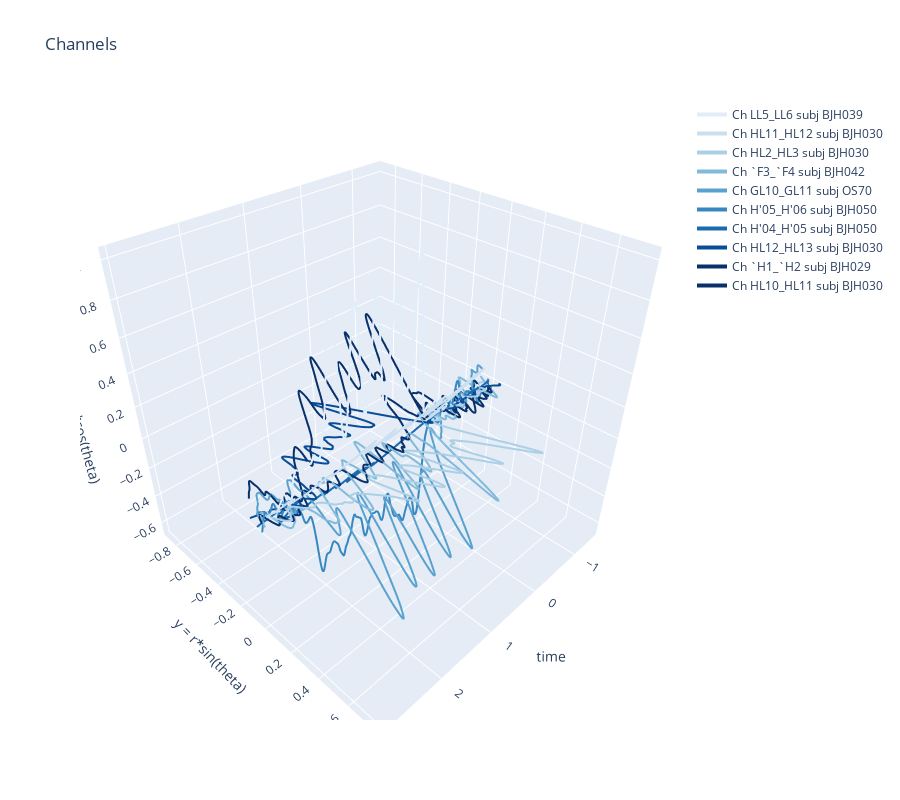

This figure's notebook cell:
### Code cell
# select a subset of channels
a1 = np.array([a[0] for a in areas])
random.seed(42)
idx_a1 = np.where(a1 == 'A1')[0]
rnd_index_to_pick = random.sample(list(idx_a1), 10)
elects = np.array(elect_list)[rnd_index_to_pick]
subjs = np.array(subj_list)[rnd_index_to_pick]

data1  = list_all[0, rnd_index_to_pick, 6, :]
data2  = list_all[1, rnd_index_to_pick, 6, :]

from utils import PolarChannelSequential, PolarChannel, PolarChannelWithPCA, PolarChannelPloty

PolarChannelSequential(list_all[0, rnd_index_to_pick, 6, :], list_all[1, rnd_index_to_pick, 6, :], elects=elects, subjs = subjs)
PolarChannel(list_all[:, rnd_index_to_pick, 6, :].mean(axis=0), elects=elects, subjs = subjs, cmap_name='Purples', to_black=[2, 8])
datac = list_all[:, :, 6, :].mean(0) - list_all[:, :, 6, :].mean(0).mean(0, keepdims = True)
PolarChannel(datac[rnd_index_to_pick, :], elects=elects, subjs = subjs, cmap_name='Greens', to_black=[2, 8])
PolarChannelWithPCA(datac[rnd_index_to_pick, :], elects=elects, subjs = subjs, cmap_name='Greys', data_full = datac, idx_picks=rnd_index_to_pick)
PolarChannelPloty(datac[rnd_index_to_pick, :], elects=elects, subjs = subjs)

### Figure 1 — Plotly figure (JSON) as saved in the notebook; plotly's stock layout.template omitted (floating-point values rounded to 4 significant figures; data arrays with more than 128 entries replaced by an {"elided": "..."} marker saying what was removed)
{"data": [{"line": {"color": "#e1edf8", "width": 4}, "mode": "lines", "name": "Ch LL5_LL6 subj BJH039", "type": "scatter3d", "x": {"elided": "885 float values"}, "y": {"elided": "885 float values"}, "z": {"elided": "885 float values"}}, {"line": {"color": "#cbdff1", "width": 4}, "mode": "lines", "name": "Ch HL11_HL12 subj BJH030", "type": "scatter3d", "x": {"elided": "885 float values"}, "y": {"elided": "885 float values"}, "z": {"elided": "885 float values"}}, {"line": {"color": "#abd0e6", "width": 4}, "mode": "lines", "name": "Ch HL2_HL3 subj BJH030", "type": "scatter3d", "x": {"elided": "885 float values"}, "y": {"elided": "885 float values"}, "z": {"elided": "885 float values"}}, {"line": {"color": "#82badb", "width": 4}, "mode": "lines", "name": "Ch `F3_`F4 subj BJH042", "type": "scatter3d", "x": {"elided": "885 float values"}, "y": {"elided": "885 float values"}, "z": {"elided": "885 float values"}}, {"line": {"color": "#59a2cf", "width": 4}, "mode": "lines", "name": "Ch GL10_GL11 subj OS70", "type": "scatter3d", "x": {"elided": "885 float values"}, "y": {"elided": "885 float values"}, "z": {"elided": "885 float values"}}, {"line": {"color": "#3787c0", "width": 4}, "mode": "lines", "name": "Ch H'05_H'06 subj BJH050", "type": "scatter3d", "x": {"elided": "885 float values"}, "y": {"elided": "885 float values"}, "z": {"elided": "885 float values"}}, {"line": {"color": "#1b6aaf", "width": 4}, "mode": "lines", "name": "Ch H'04_H'05 subj BJH050", "type": "scatter3d", "x": {"elided": "885 float values"}, "y": {"elided": "885 float values"}, "z": {"elided": "885 float values"}}, {"line": {"color": "#084d97", "width": 4}, "mode": "lines", "name": "Ch HL12_HL13 subj BJH030", "type": "scatter3d", "x": {"elided": "885 float values"}, "y": {"elided": "885 float values"}, "z": {"elided": "885 float values"}}, {"line": {"color": "#08306b", "width": 4}, "mode": "lines", "name": "Ch `H1_`H2 subj BJH029", "type": "scatter3d", "x": {"elided": "885 float values"}, "y": {"elided": "885 float values"}, "z": {"elided": "885 float values"}}, {"line": {"color": "#08306b", "width": 4}, "mode": "lines", "name": "Ch HL10_HL11 subj BJH030", "type": "scatter3d", "x": {"elided": "885 float values"}, "y": {"elided": "885 float values"}, "z": {"elided": "885 float values"}}], "layout": {"height": 800, "scene": {"aspectmode": "cube", "xaxis": {"title": {"text": "time"}}, "yaxis": {"title": {"text": "y = r*sin(theta)"}}, "zaxis": {"title": {"text": "x = r*cos(theta)"}}}, "showlegend": true, "title": {"text": "Channels"}, "width": 900}}
